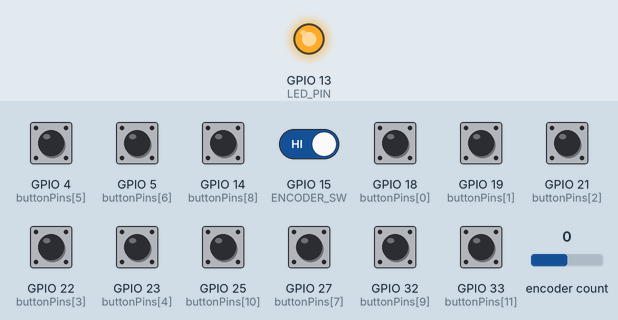
Bench run of a sketch on a simulated ESP32. Shown: output pins drawn as LEDs (lit = HIGH). The inputs (shaded band) are chosen by the test bench; at power-on: GPIO 4 (buttonPins[5]), GPIO 5 (buttonPins[6]), GPIO 14 (buttonPins[8]), GPIO 15 (ENCODER_SW), GPIO 18 (buttonPins[0]), GPIO 19 (buttonPins[1]), GPIO 21 (buttonPins[2]), GPIO 22 (buttonPins[3]), GPIO 23 (buttonPins[4]), GPIO 25 (buttonPins[10]), GPIO 27 (buttonPins[7]), GPIO 32 (buttonPins[9]), GPIO 33 (buttonPins[11]) HIGH, encoder count 0. USB keyboard and mouse output is not drawn; what the sketch prints to the serial monitor is not drawn.

Above: at 0.1 s.
Timing chart, 0 to 1.6 s (numbered marks = the images above):
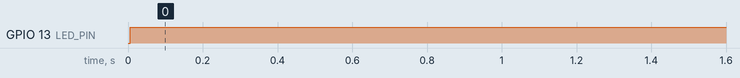

The sketch:

FigmaPad_201.ino
```cpp
#include <BleKeyboard.h>
#include "AiEsp32RotaryEncoder.h"
#include <Arduino.h>

// BLE Keyboard Device Name
BleKeyboard bleKeyboard("FigmaPad", "ESP32", 100);

// Define Button Pins & Key Mappings
const int buttonPins[] = {18, 19, 21, 22, 23, 4, 5, 27, 14, 32, 25, 33};
const char keyMappings[] = {'v', 'h', 'r', 'l', 'o', 't', 'f', 'p', '[', ']', '8', '9'};
#define NUM_BUTTONS (sizeof(buttonPins) / sizeof(buttonPins[0]))

// Rotary Encoder Pins
#define ENCODER_CLK 26
#define ENCODER_DT 35
#define ENCODER_SW 15  // Push button (Reset Zoom)

// Use a GPIO that supports OUTPUT and does not affect BLE
#define LED_PIN 13  // Best alternatives: 4, 13, 14, 27, 32

// Rotary Encoder Object
AiEsp32RotaryEncoder rotaryEncoder(ENCODER_CLK, ENCODER_DT, ENCODER_SW, -1);

// Track Button States for Debouncing
bool buttonStates[NUM_BUTTONS] = {false};
unsigned long lastDebounceTime[NUM_BUTTONS] = {0};
const unsigned long debounceDelay = 10;  // 10ms debounce delay

bool wasConnected = false;  // Track BLE Connection State

void IRAM_ATTR readEncoderISR() {
    rotaryEncoder.readEncoder_ISR();
}

void setup() {
    Serial.begin(115200);
    Serial.println("Starting FigmaPad BLE Keyboard...");

    // Setup LED
    pinMode(LED_PIN, OUTPUT);
    digitalWrite(LED_PIN, LOW); // LED starts OFF
    Serial.println("LED Pin Configured");

    // BLE Keyboard Initialization
    bleKeyboard.begin();
    Serial.println("BLE Keyboard Initialized");

    // Configure Buttons
    for (int i = 0; i < NUM_BUTTONS; i++) {
        pinMode(buttonPins[i], INPUT_PULLUP);
    }

    // Configure Rotary Encoder
    rotaryEncoder.begin();
    rotaryEncoder.setup(readEncoderISR);
    rotaryEncoder.setBoundaries(-10000, 10000, false);
    rotaryEncoder.setAcceleration(5);
    pinMode(ENCODER_SW, INPUT_PULLUP);

    Serial.println("FigmaPad Ready!");
}

void loop() {
    bool isConnected = bleKeyboard.isConnected();

    // Handle BLE Connection State
    if (isConnected && !wasConnected) { // BLE Just Connected
        Serial.println("BLE Connected! Turning LED ON");
        digitalWrite(LED_PIN, HIGH);  // Turn LED ON
    }
    else if (!isConnected && wasConnected) { // BLE Just Disconnected
        Serial.println("BLE Disconnected! Turning LED OFF");
        digitalWrite(LED_PIN, LOW);  // Turn LED OFF
    }

    wasConnected = isConnected;

    if (isConnected) {
        unsigned long currentTime = millis();

        for (int i = 0; i < NUM_BUTTONS; i++) {
            handleKeyboardButton(buttonPins[i], &buttonStates[i], keyMappings[i], &lastDebounceTime[i], currentTime);
        }

        handleSpecialKeys();
        handleEncoder();
        handleRotaryButton();
    }

    delay(5);  // Minimal delay for fast response
}

// Function to Handle Keyboard Key Press and Release (Optimized with Debouncing)
void handleKeyboardButton(int buttonPin, bool *buttonState, char key, unsigned long *lastTime, unsigned long currentTime) {
    bool pressed = !digitalRead(buttonPin);

    if (pressed != *buttonState && (currentTime - *lastTime) > debounceDelay) {
        *lastTime = currentTime;

        if (pressed) {
            bleKeyboard.press(key);
        } else {
            bleKeyboard.release(key);
        }

        *buttonState = pressed;
    }
}

// Function to handle special shortcut buttons (Optimized)
void handleSpecialKeys() {
    if (!digitalRead(14)) {  // Send Back (CTRL + [)
        bleKeyboard.press(KEY_LEFT_CTRL);
        bleKeyboard.press('[');
        bleKeyboard.releaseAll();
    }
    if (!digitalRead(32)) {  // Bring Forward (CTRL + ])
        bleKeyboard.press(KEY_LEFT_CTRL);
        bleKeyboard.press(']');
        bleKeyboard.releaseAll();
    }
    if (!digitalRead(33)) {  // Open Prototype Panel (ALT + 9)
        bleKeyboard.press(KEY_LEFT_ALT);
        bleKeyboard.press('9');
        bleKeyboard.releaseAll();
    }
    if (!digitalRead(25)) {  // Open Design Panel (ALT + 8)
        bleKeyboard.press(KEY_LEFT_ALT);
        bleKeyboard.press('8');
        bleKeyboard.releaseAll();
    }
}

// Optimized Rotary Encoder Handling (Faster Response)
void handleEncoder() {
    static int lastEncoderValue = 0;
    int encoderValue = rotaryEncoder.readEncoder();

    if (encoderValue != lastEncoderValue) {
        if (encoderValue > lastEncoderValue) {
            bleKeyboard.write('+');  // Zoom In
        }
        else if (encoderValue < lastEncoderValue) {
            bleKeyboard.write('-');  // Zoom Out
        }
        lastEncoderValue = encoderValue;
    }
}

// Function to handle Rotary Encoder Switch (Reset Zoom)
void handleRotaryButton() {
    static bool lastButtonState = HIGH;
    bool buttonState = digitalRead(ENCODER_SW);

    if (buttonState == LOW && lastButtonState == HIGH) {
        bleKeyboard.press(KEY_LEFT_CTRL);
        bleKeyboard.write('0');
        bleKeyboard.releaseAll();
        delay(20);  // Reduced debounce delay
    }

    lastButtonState = buttonState;
}
```

Measured:
- by itself, GPIO 13 (LED_PIN): LOW → HIGH at 0.01 s
